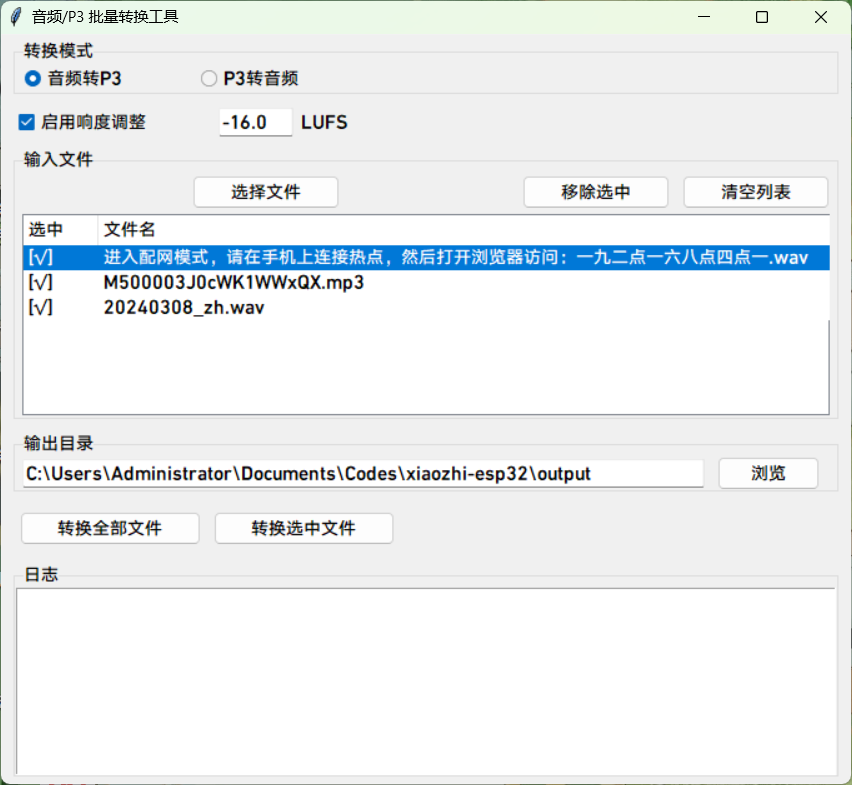
#> input picture xiaozhi_mqtt/scripts/p3_tools/img/img.png, 852 x 785 px, given in place of the camera
$ python aggressive_exposure_fix.py
#> lines starting #> are read from the running program, lines starting #| are printed output that depends on the picture; after the words box and inside, x2 and y2 are one past the last pixel; in counts of white or black regions, pixels touching at a corner belong together
#!/usr/bin/env python3
"""
Aggressive HF867 Exposure Fix
Uses manual exposure and additional camera controls to fix severe overexposure
"""

import cv2
import numpy as np
import time
import subprocess
import os

def check_v4l2_controls(camera_device=0):
    """Check available V4L2 controls for the camera"""
#> (the call stopped at in check_v4l2_controls, `result = subprocess.run(['v4l2-ctl', '-d', str(camera_device), '--list..`: subprocess is not available in this run)
    try:
        result = subprocess.run(['v4l2-ctl', '-d', str(camera_device), '--list-ctrls'],
                              capture_output=True, text=True)
        print("=== Available V4L2 Controls ===")
        print(result.stdout)
        return result.stdout
    except FileNotFoundError:
        print("v4l2-ctl not found. Install with: sudo apt install v4l-utils")
        return None

def set_v4l2_controls(camera_device=0):
    """Set V4L2 controls directly for aggressive exposure fix"""
#> called with camera_device = 0
    controls = [
        # Disable auto exposure completely
        ['--set-ctrl=exposure_auto=1'],  # Manual mode
        ['--set-ctrl=exposure_time_absolute=1'],  # Minimum exposure
        ['--set-ctrl=exposure_auto_priority=0'],  # Disable auto priority

        # Set gain to minimum
        ['--set-ctrl=gain=0'],

        # Set brightness to minimum
        ['--set-ctrl=brightness=0'],

        # Adjust other controls
        ['--set-ctrl=contrast=50'],
        ['--set-ctrl=saturation=50'],
        ['--set-ctrl=hue=0'],
        ['--set-ctrl=gamma=100'],
        ['--set-ctrl=white_balance_automatic=0'],  # Disable auto white balance
        ['--set-ctrl=white_balance_temperature=4000'],  # Cooler temperature
    ]

    print("Setting V4L2 controls for aggressive exposure fix...")

    for control in controls:
        try:
            cmd = ['v4l2-ctl', '-d', str(camera_device)] + control
            result = subprocess.run(cmd, capture_output=True, text=True)
            if result.returncode == 0:
                print(f"✅ Set: {' '.join(control)}")
            else:
                print(f"❌ Failed: {' '.join(control)} - {result.stderr}")
        except Exception as e:
            print(f"❌ Error setting {' '.join(control)}: {e}")

def test_aggressive_exposure_fix(camera_device=0):
    """Test camera with aggressive exposure settings"""

    # First, set V4L2 controls
    set_v4l2_controls(camera_device)
#> (the call stopped at in set_v4l2_controls, `result = subprocess.run(cmd, capture_output=True, text=True)`: subprocess is not available in this run)

    cap = cv2.VideoCapture(camera_device, cv2.CAP_V4L2)

    if not cap.isOpened():
        print(f"Failed to open camera device {camera_device}")
        return

    # Set basic properties
    cap.set(cv2.CAP_PROP_FRAME_WIDTH, 640)
    cap.set(cv2.CAP_PROP_FRAME_HEIGHT, 480)
    cap.set(cv2.CAP_PROP_FPS, 30)
    cap.set(cv2.CAP_PROP_FOURCC, cv2.VideoWriter_fourcc('M','J','P','G'))

    # Aggressive manual exposure settings
    cap.set(cv2.CAP_PROP_AUTO_EXPOSURE, 0.25)  # Manual mode
    cap.set(cv2.CAP_PROP_EXPOSURE, 1)  # Minimum exposure
    cap.set(cv2.CAP_PROP_BRIGHTNESS, 0)  # Minimum brightness
    cap.set(cv2.CAP_PROP_GAIN, 0)  # Minimum gain
    cap.set(cv2.CAP_PROP_CONTRAST, 50)
    cap.set(cv2.CAP_PROP_SATURATION, 50)

    print("=== Aggressive Exposure Fix Test ===")
    print("Controls:")
    print("  '1-9' - Set exposure (1=min, 9=max)")
    print("  'b' - Decrease brightness")
    print("  'B' - Increase brightness")
    print("  'g' - Decrease gain")
    print("  'G' - Increase gain")
    print("  'c' - Decrease contrast")
    print("  'C' - Increase contrast")
    print("  's' - Save settings")
    print("  'q' - Quit")
    print()

    current_exposure = 1
    current_brightness = 0
    current_gain = 0
    current_contrast = 50

    while True:
        ret, frame = cap.read()
#> frame is the input picture: shape (785, 852, 3); mean B, G, R 240.3, 238.7, 235.1
        if not ret:
            print("Failed to capture frame")
            break

        # Get current camera settings
        actual_exposure = cap.get(cv2.CAP_PROP_EXPOSURE)
        actual_brightness = cap.get(cv2.CAP_PROP_BRIGHTNESS)
        actual_gain = cap.get(cv2.CAP_PROP_GAIN)
        actual_contrast = cap.get(cv2.CAP_PROP_CONTRAST)

        # Add settings info to frame
        cv2.putText(frame, f"Exposure: {actual_exposure:.1f}", (10, 30),
                   cv2.FONT_HERSHEY_SIMPLEX, 0.7, (0, 255, 0), 2)
        cv2.putText(frame, f"Brightness: {actual_brightness:.1f}", (10, 60),
                   cv2.FONT_HERSHEY_SIMPLEX, 0.7, (0, 255, 0), 2)
        cv2.putText(frame, f"Gain: {actual_gain:.1f}", (10, 90),
                   cv2.FONT_HERSHEY_SIMPLEX, 0.7, (0, 255, 0), 2)
        cv2.putText(frame, f"Contrast: {actual_contrast:.1f}", (10, 120),
                   cv2.FONT_HERSHEY_SIMPLEX, 0.7, (0, 255, 0), 2)
        cv2.putText(frame, "Mode: Manual (Aggressive)", (10, 150),
                   cv2.FONT_HERSHEY_SIMPLEX, 0.7, (0, 255, 0), 2)
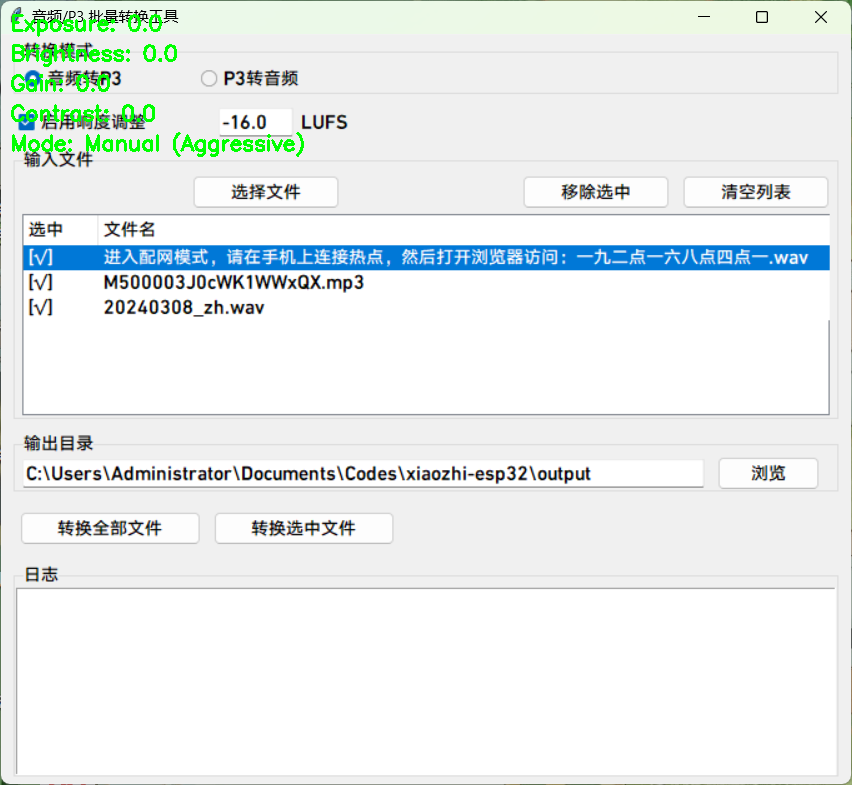
#> frame: shape (785, 852, 3); mean B, G, R 238.4, 239, 233.1

        # Add histogram for exposure analysis
        gray = cv2.cvtColor(frame, cv2.COLOR_BGR2GRAY)
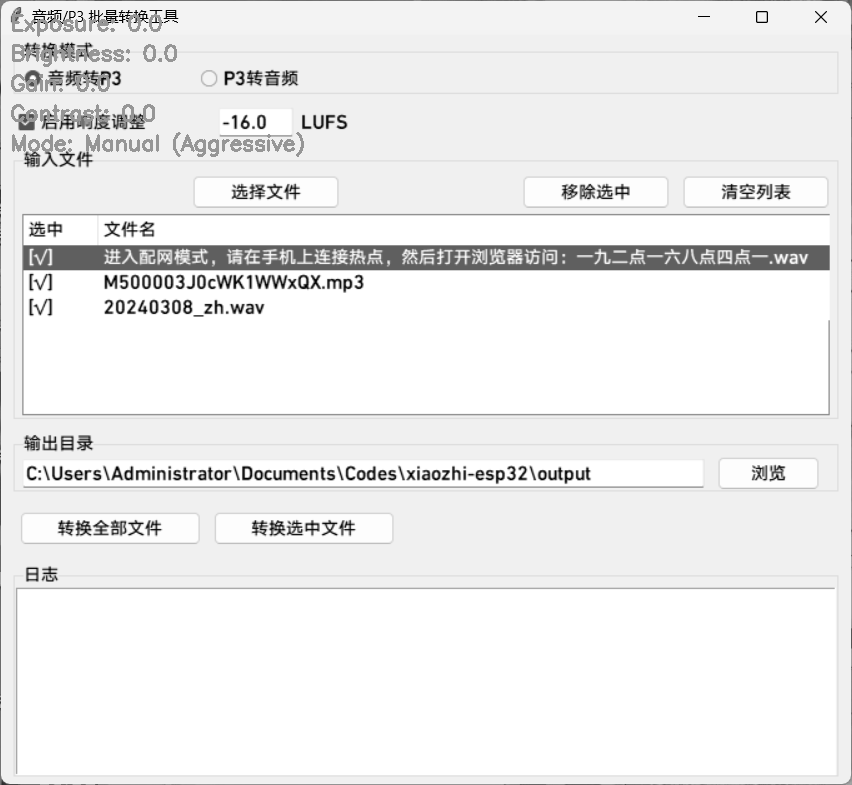
#> gray: shape (785, 852); min 0, max 255, mean 237.2
        hist = cv2.calcHist([gray], [0], None, [256], [0, 256])
#> hist = 256 values, max 291576 at index 255, min 5 at index 2, mean 2612.6
        hist_norm = hist.flatten() / hist.sum()
#> hist_norm = 256 values, max 0.436 at index 255, min 7.48e-06 at index 2, mean 0.00391

        # Create histogram visualization
        hist_img = np.zeros((100, 256, 3), dtype=np.uint8)
        for i in range(256):
            height = int(hist_norm[i] * 100)
            cv2.line(hist_img, (i, 99), (i, 99-height), (255, 255, 255), 1)
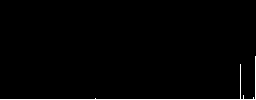
#> hist_img: shape (100, 256, 3); 1.3% white in thin lines or dots, all inside (x1, y1, x2, y2) = (0, 56, 256, 100)

        # Add histogram to frame
        hist_resized = cv2.resize(hist_img, (256, 100))
        frame[480-110:480-10, 10:266] = hist_resized

        # Add histogram labels
        cv2.putText(frame, "Histogram (Dark)", (10, 480-5),
                   cv2.FONT_HERSHEY_SIMPLEX, 0.5, (255, 255, 255), 1)
#> frame: shape (785, 852, 3); mean B, G, R 229.3, 230, 224.1
        cv2.putText(frame, "Bright", (220, 480-5),
                   cv2.FONT_HERSHEY_SIMPLEX, 0.5, (255, 255, 255), 1)
#> frame: shape (785, 852, 3); mean B, G, R 229.3, 230, 224.2

        # Add overexposure warning
        if np.mean(gray) > 200:
            cv2.putText(frame, "OVEREXPOSED!", (10, 480-130),
                       cv2.FONT_HERSHEY_SIMPLEX, 1, (0, 0, 255), 3)
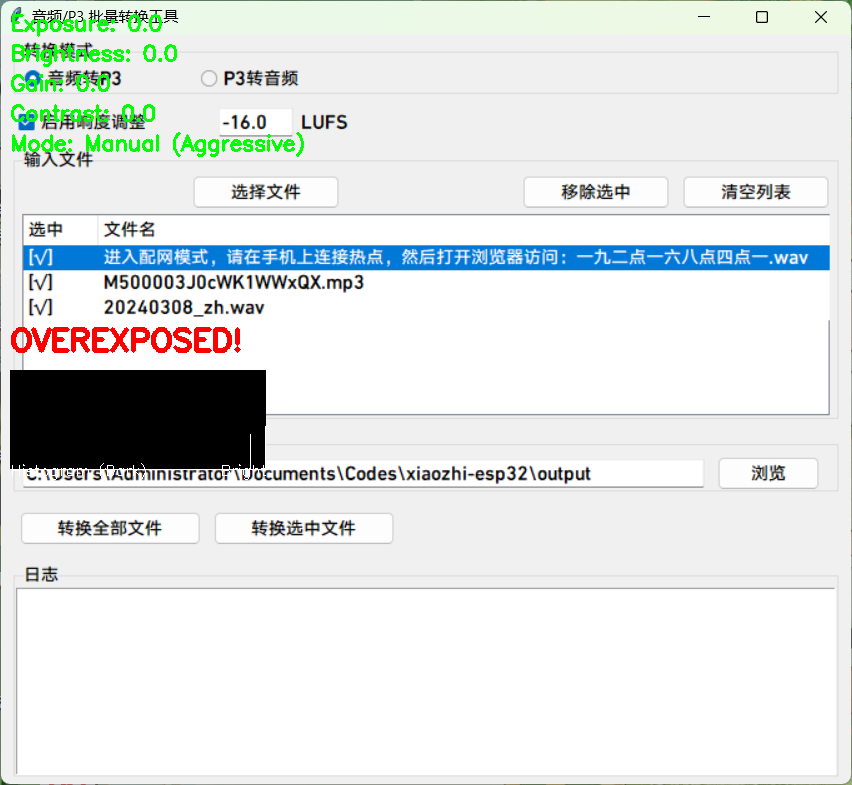
#> frame: shape (785, 852, 3); mean B, G, R 228.1, 228.8, 224.2

        cv2.imshow('Aggressive Exposure Fix', frame)

        key = cv2.waitKey(1) & 0xFF
#> (key q is pressed here)

        if key == ord('q'):
            break
        elif key in [ord('1'), ord('2'), ord('3'), ord('4'), ord('5'), ord('6'), ord('7'), ord('8'), ord('9')]:
            # Set exposure based on key
            exposure_map = {ord('1'): 1, ord('2'): 10, ord('3'): 20, ord('4'): 30,
                           ord('5'): 50, ord('6'): 75, ord('7'): 100, ord('8'): 150, ord('9'): 200}
            current_exposure = exposure_map[key]
            cap.set(cv2.CAP_PROP_EXPOSURE, current_exposure)
            print(f"Exposure set to: {current_exposure}")
        elif key == ord('b'):
            current_brightness = max(-100, current_brightness - 5)
            cap.set(cv2.CAP_PROP_BRIGHTNESS, current_brightness)
            print(f"Brightness: {current_brightness}")
        elif key == ord('B'):
            current_brightness = min(100, current_brightness + 5)
            cap.set(cv2.CAP_PROP_BRIGHTNESS, current_brightness)
            print(f"Brightness: {current_brightness}")
        elif key == ord('g'):
            current_gain = max(0, current_gain - 5)
            cap.set(cv2.CAP_PROP_GAIN, current_gain)
            print(f"Gain: {current_gain}")
        elif key == ord('G'):
            current_gain = min(100, current_gain + 5)
            cap.set(cv2.CAP_PROP_GAIN, current_gain)
            print(f"Gain: {current_gain}")
        elif key == ord('c'):
            current_contrast = max(0, current_contrast - 5)
            cap.set(cv2.CAP_PROP_CONTRAST, current_contrast)
            print(f"Contrast: {current_contrast}")
        elif key == ord('C'):
            current_contrast = min(100, current_contrast + 5)
            cap.set(cv2.CAP_PROP_CONTRAST, current_contrast)
            print(f"Contrast: {current_contrast}")
        elif key == ord('s'):
            # Save current settings
            settings = {
                'auto_exposure': False,
                'exposure_time': cap.get(cv2.CAP_PROP_EXPOSURE),
                'brightness': cap.get(cv2.CAP_PROP_BRIGHTNESS),
                'gain': cap.get(cv2.CAP_PROP_GAIN),
                'contrast': cap.get(cv2.CAP_PROP_CONTRAST)
            }
            print("\n=== Aggressive Settings ===")
            for key, value in settings.items():
                print(f"{key}: {value}")
            print("\nUse these values in your launch file:")
            print(f"auto_exposure:=false")
            print(f"exposure_time:={settings['exposure_time']:.0f}")
            print(f"brightness:={settings['brightness']:.0f}")
            print(f"gain:={settings['gain']:.0f}")
            print(f"contrast:={settings['contrast']:.0f}")

    cap.release()
    cv2.destroyAllWindows()

def main():
    print("=== HF867 Aggressive Exposure Fix ===")
    print("This tool uses manual exposure and V4L2 controls to fix severe overexposure")
    print()

    # Check V4L2 controls first
    check_v4l2_controls()
    print()

    # Test aggressive exposure fix
    test_aggressive_exposure_fix()

if __name__ == "__main__":
    main()
